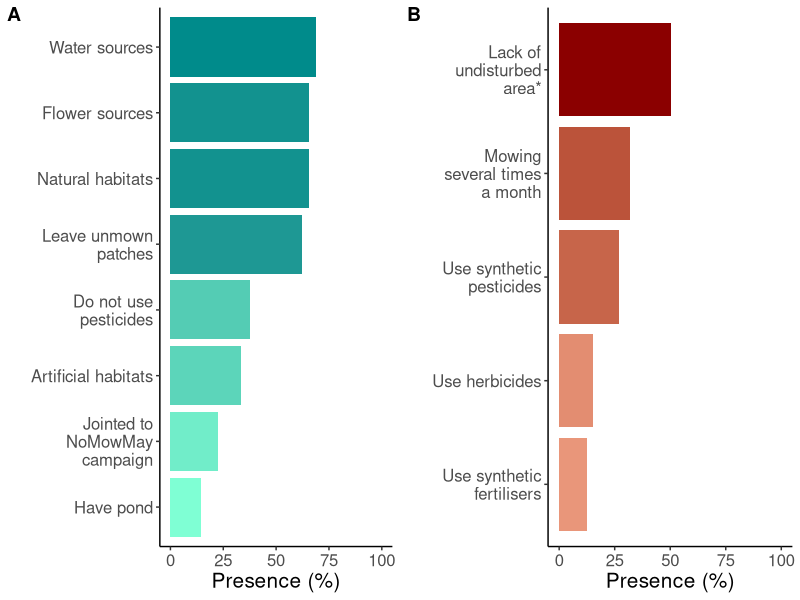

The R script that drew this image:
########################################
############## PACKAGES ################
########################################

library(ggplot2) 
library(ggpubr)

########################################
############ READ DATA #################
########################################

final_matrix <- read.csv("final_matrix.csv", header=T, encoding='UTF-8')

########################################
############# FIGURE 2 #################
########################################

### Biodiversity-positive activities ###

biodiv_positive_colnames <- c("Pond", "Unmowpatch", 
                              "Pesti_No", "PollSup_Nhab", 
                              "PollSup_Ahab", "PollSup_Food", 
                              "PollSup_Wate", "NMowM_Join")

positive_data <- data.frame(egyes = colSums(final_matrix[, biodiv_positive_colnames]), 
                            nulla = nrow(final_matrix) - colSums(final_matrix[, biodiv_positive_colnames]),
                            percentage_of_one = colSums(final_matrix[, biodiv_positive_colnames]/(nrow(final_matrix))*100))

positive_data$names <- c("Have pond", "Leave unmown\npatches", "Do not use\npesticides",
                         "Natural habitats", "Artificial habitats", 
                         "Flower sources", "Water sources", 
                         "Jointed to\nNoMowMay\ncampaign")

positives <- ggplot(positive_data, aes(x=reorder(names, percentage_of_one),
                                       y=percentage_of_one, fill = percentage_of_one)) + 
  geom_bar(stat = "identity") +
  coord_flip() +
  ylab("Presence (%)")+
  xlab("")+
  ylim(0, 100)+
  scale_fill_continuous(low="aquamarine1", high="cyan4") +
  theme_classic()+
  theme(legend.position = "none")

### Biodiversity-negative activities ###
biodiv_negative_colnames <- c("Mow_Voft", "Ferti_Synt", "Pesti_Synt",
                              "Herbic", "Garea_Undis")

negative_data <- data.frame(egyes = colSums(final_matrix[, biodiv_negative_colnames]), 
                            nulla = nrow(final_matrix) - colSums(final_matrix[, biodiv_negative_colnames]),
                            percentage_of_one = colSums(final_matrix[, biodiv_negative_colnames]/(nrow(final_matrix))*100))

negative_data$names <- c("Mowing\nseveral times\na month", "Use synthetic\nfertilisers", 
                         "Use synthetic\npesticides",
                         "Use herbicides", "Lack of\nundisturbed\narea*")

negative_data$egyes[5] <- negative_data$nulla[5] #Since to the question whether respondents had undisturbed areas
#the ‘no’ answer was considered as a biodiversity-negative practice 
negative_data$percentage_of_one[5] <- 100-negative_data$percentage_of_one[5]

netagives <- ggplot(negative_data, aes(x=reorder(names, percentage_of_one), 
                                       y=percentage_of_one, 
                                       fill = percentage_of_one)) + 
  geom_bar(stat = "identity") +
  coord_flip() +
  ylab("Presence (%)")+
  xlab("")+
  ylim(0, 100)+
  scale_fill_continuous(low="darksalmon", high="darkred") +
  theme_classic()+
  theme(legend.position = "none")

### Visulaization ###

pos_and_neg <- ggarrange(positives + theme(text = element_text(size=15)), 
                         netagives + theme(text = element_text(size=15)), 
                         labels = c("A", "B"),
                         ncol = 2, nrow = 1)

ggsave("Figure_2.png", pos_and_neg, width = 10, height = 5)